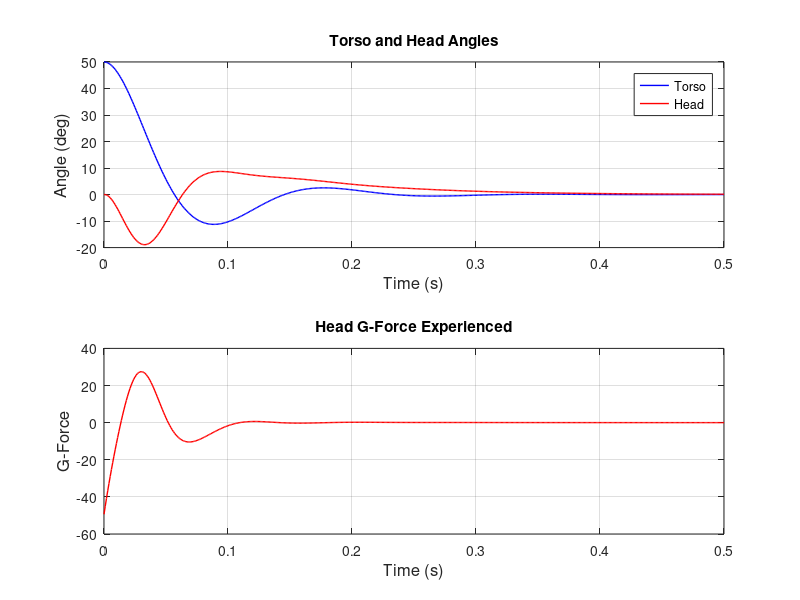
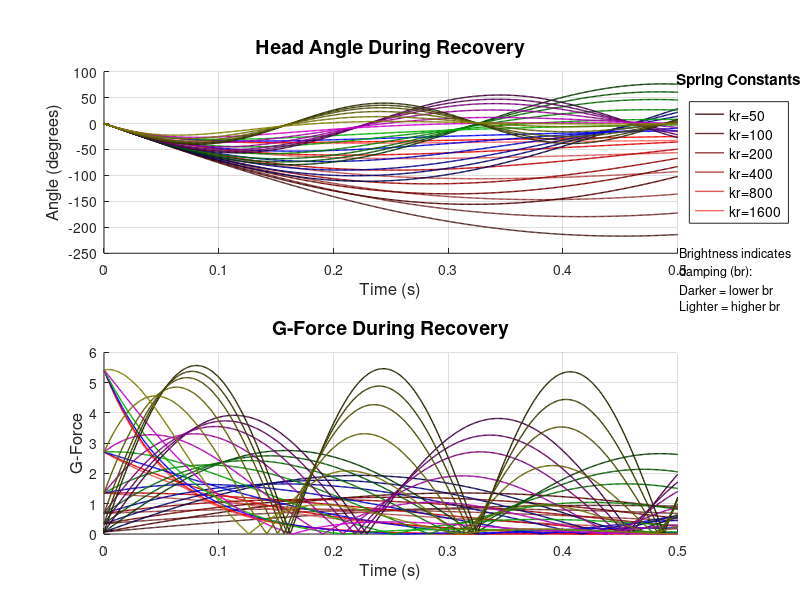

Reproduce these figures in MATLAB, in order.
1%% Me 469 Project
% Spring 2025
close all; clear; clc;
nfig = 0;
set(0, 'DefaultFigureWindowStyle', 'docked')

%% Params
% Body Params
lt = 0.47;
lh = 0.21;
mt = 60.5;
mh = 4.3;

% Spring/Damper Params
kb = 7000;
kn = 100;
bb = 150;
bn = 10;

% Other Variables
g = 9.81; % m/s
l_body = lt*lh;

% Booleans
torso_animation = 0;
full_animation = 0;



%% Torso Simulation
% Equation Break-up
A_t_12 = ((3/2) * (mt*lt*g - 2*kb)) / (mt*lt^2);
A_t_22 = - (3*bb) / (mt*lt^2);

% State Space
A_t = [0 1;
     A_t_12 A_t_22];
B_t = [0; 0];
C = eye(2,2);
D = [0; 0];

IC = [50; 0];

% Simulation
sys = ss(A_t,B_t,C,D);
t = 0:0.001:0.5;
n = length(t);
u_vec = zeros(1, n);
x_t = lsim(sys, u_vec, t, IC);

theta_t = x_t(:,1);
theta_t_dot = x_t(:,2);
theta_t_ddot = A_t_12 * theta_t + A_t_22 * theta_t_dot; % CHECK THIS


if torso_animation
    % Animation of Torso with Spring and Damper
    animateTorso(t, x_t, lt)
    
    % Final plot showing the trajectory
    figure;
    plot(t, theta_t, 'LineWidth', 2);
    xlabel('Time (s)');
    ylabel('Angle (degrees)');
    title('Torso Angle vs Time');
    grid on;
end


%% Head Simulation
x_h = zeros(n, 2);
x_h(1, :) = [0; 0] * (pi/180);

% Conversion
theta_t_rad = theta_t * pi/180;
theta_t_dot_rad = theta_t_dot * pi/180;
theta_t_ddot_rad = theta_t_ddot * pi/180;

% Numerical Integration
for i = 1:n-1
     % Current state
     theta_h = x_h(i,1);
     theta_h_dot = x_h(i,2);
    
     theta_t_i = theta_t_rad(i);
     theta_t_dot_i = theta_t_dot_rad(i);
     theta_t_ddot_i = theta_t_ddot_rad(i);
    
     % Calculate coefficients for this time step
     den = mh*lh^2;
     A_h_12 = - (kn + mh*l_body*(theta_t_ddot_i*sin(theta_t_i)+theta_t_dot_i^2*cos(theta_t_i))-mh*g*lh) / den;
     A_h_22 = - bn / den;
     A_h = [0, 1; 
          A_h_12, A_h_22];
    
    % Calculate forcing term (input from torso motion)
     B_h = [0;
          lt / lh];
    
     u = theta_t_ddot_i*sin(theta_t_i)+theta_t_dot_i^2*cos(theta_t_i);
     % Current state derivative: ẋ = Ax + B
     x_h_dot = A_h * [theta_h; theta_h_dot] + B_h * u;
     % Store the derivatives for this time step
     x_h_dot_history(i,:) = x_h_dot';

     dt = t(i+1) - t(i);
     x_h(i+1,1) = x_h(i,1) + x_h_dot(1) * dt;
     x_h(i+1,2) = x_h(i,2) + x_h_dot(2) * dt;
end

% Calculate the final time step derivative (can use previous step or set to zero)
x_h_dot_history(n,:) = x_h_dot_history(n-1,:);  % Use last calculated value for final time step


% Convert to degrees
theta_h_deg = x_h(:,1) * 180/pi;
theta_h_dot_deg = x_h(:,2) * 180/pi;
theta_h_ddot_deg = x_h_dot_history(:,2) * 180/pi;  % Angular acceleration in deg/s²
theta_h_ddot = theta_h_ddot_deg * pi/180;

g_force = (lh * theta_h_ddot)  / 9.8;

%% Plot angles, velocities, accelerations, and jerk
nfig = nfig + 1;
figure(nfig);
subplot(2,1,1);
plot(t, theta_t, 'b', 'LineWidth', 1); 
hold on;
plot(t, theta_h_deg, 'r', 'LineWidth', 1);
xlabel('Time (s)', 'FontSize', 12);
ylabel('Angle (deg)', 'FontSize', 12);
title('Torso and Head Angles');
legend('Torso', 'Head', 'best');
grid on;

subplot(2,1,2);
plot(t, g_force, 'r', 'LineWidth', 1);
xlabel('Time (s)', 'FontSize', 12);
ylabel('G-Force', 'FontSize', 12);
title('Head G-Force Experienced');
grid on;

% Adjust figure size
set(gcf, 'Position', [100, 100, 900, 1000]);

if full_animation
    % Animation of Head with Torso
    figure;
    animateTorsoAndHead(t, theta_t, theta_h_deg, lt, lh);
end

clearvars -except x_h theta_h_ddot t nfig mh lh u_vec g_force
%% Second Simulation

% Find initial condition when head changes direction
found_change = false;
for i = 2:length(t)
    if g_force(i) > 16  % Sign change
        v_i = x_h(i,2);  % Angular velocity at this point
        t_crit = t(i);
        break
    end
end

IC = [0; v_i];  % Initial condition [angle; velocity]


% Define expanded parameter values to test
kr_values = [50, 100, 200, 400, 800, 1600];  % Extended range of spring constants
br_values = [1, 5, 10, 20, 40, 80];          % Extended range of damping values

% Create figure with 2 subplots
figure('Position', [100, 100, 1200, 800]);

% Subplot for position (angle)
subplot(2,1,1);
hold on;
title('Head Angle During Recovery', 'FontSize', 14);
xlabel('Time (s)', 'FontSize', 12);
ylabel('Angle (degrees)', 'FontSize', 12);
grid on;

% Subplot for g-force
subplot(2,1,2);
hold on;
title('G-Force During Recovery', 'FontSize', 14);
xlabel('Time (s)', 'FontSize', 12);
ylabel('G-Force', 'FontSize', 12);
grid on;

% Store max g-force for each parameter set
max_g_force = zeros(length(kr_values), length(br_values));
legend_text = cell(length(kr_values) * length(br_values), 1);
plot_idx = 1;

% Define base colors for each kr value (distinct hues)
kr_base_colors = [
    1, 0.4, 0.4;     % Light Red for kr=50
    1, 0, 0;         % Red for kr=100
    0, 0, 1;         % Blue for kr=200
    0, 0.7, 0;       % Green for kr=400
    0.8, 0, 0.8;     % Purple for kr=800
    0.5, 0.5, 0;     % Olive for kr=1600
];

% Run simulations for each parameter combination
for i = 1:length(kr_values)
    kr = kr_values(i);
    
    % Get base color for this kr value
    base_color = kr_base_colors(i,:);
    
    for j = 1:length(br_values)
        br = br_values(j);
        
        % Create state-space model
        A = [0, 1; -kr/mh, -br/mh];
        B = [0; 1/mh];
        C = eye(2);
        D = [0; 0];
        
        sys = ss(A, B, C, D);
        
        % Simulate recovery
        [y, ~, x] = lsim(sys, u_vec, t, IC);
        
        % Extract states
        theta = y(:,1);      % Angle in radians
        theta_dot = y(:,2);  % Angular velocity in rad/s
        
        % Convert angle to degrees for plotting
        theta_deg = theta * 180/pi;
        
        % Calculate acceleration and g-force
        theta_ddot = -kr/mh * theta - br/mh * theta_dot;
        g_force = abs(lh * theta_ddot) / 9.81;
        max_g_force(i,j) = max(g_force);
        
        % Calculate brightness based on br value
        % Lower br = darker, Higher br = lighter
        brightness = 0.3 + 0.7 * (j-1)/(length(br_values)-1);
        
        % Adjust the color based on the br value
        plot_color = base_color * brightness;
        
        % Plot angle in top subplot
        subplot(2,1,1);
        plot(t, theta_deg, 'LineWidth', 1, 'Color', plot_color);
        
        % Plot g-force in bottom subplot
        subplot(2,1,2);
        plot(t, g_force, 'LineWidth', 1, 'Color', plot_color);
        
        % Prepare legend entry
        legend_text{plot_idx} = sprintf('kr=%d, br=%d', kr, br);
        plot_idx = plot_idx + 1;
    end
end

% Create simplified legend entries grouped by kr
kr_legend_entries = cell(length(kr_values), 1);
for i = 1:length(kr_values)
    kr_legend_entries{i} = sprintf('kr=%d', kr_values(i));
end

% Add color legend to the first subplot
subplot(2,1,1);
h_legend = legend(kr_legend_entries, 'Location', 'eastoutside', 'FontSize', 10);
title(h_legend, 'Spring Constants');

% Add a small note about brightness
annotation('textbox', [0.85, 0.48, 0.15, 0.1], ...
    'String', {'Brightness indicates', 'damping (br):', 'Darker = lower br', 'Lighter = higher br'}, ...
    'EdgeColor', 'none', 'FontSize', 9);


